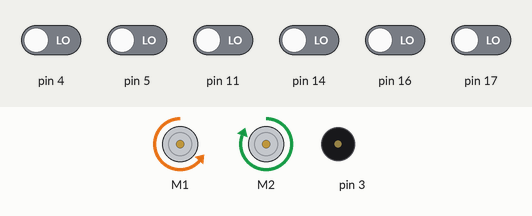
Simulated run of this sketch. Board: Arduino Uno, built with avr-gcc and run on an emulated ATmega328P. On the bench: 2 × DC motor (green arrow = forward, orange = backward, longer = faster), buzzer (waves = sounding). Inputs (shaded band) come from the test bench; at power-on: pin 4, pin 5, pin 11, pin 14, pin 16, pin 17 LOW.

Above: at 6.2 s.
6.3 s: pin 5 driven HIGH
At 7.2 s:
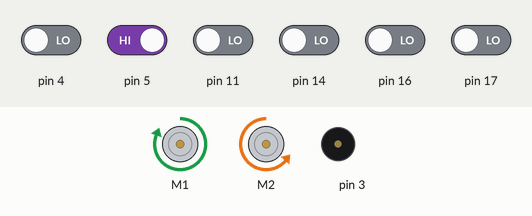
7.8 s: pin 11 driven HIGH
At 8.3 s:
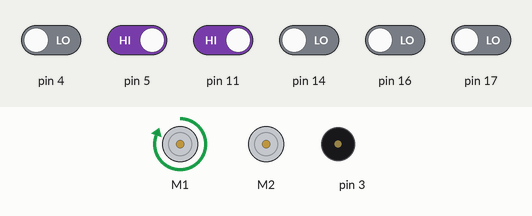
9.3 s: pin 14 driven HIGH
At 10.5 s:
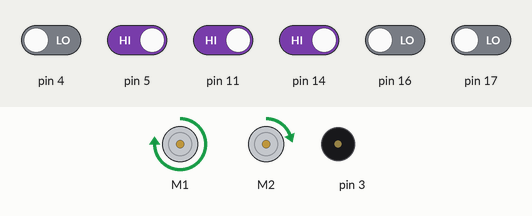
10.8 s: pin 16 driven HIGH
At 11.7 s:
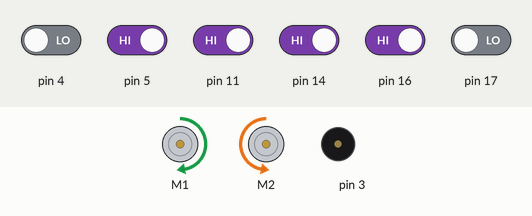
12.3 s: pin 4 driven HIGH
At 12.43 s:
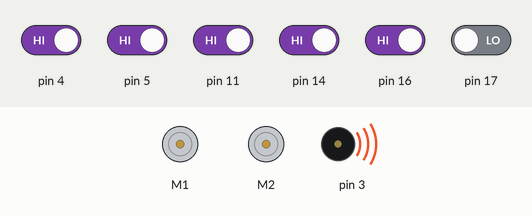
Timing chart, 0 to 16.3 s (numbered marks = the images above; inputs shaded):
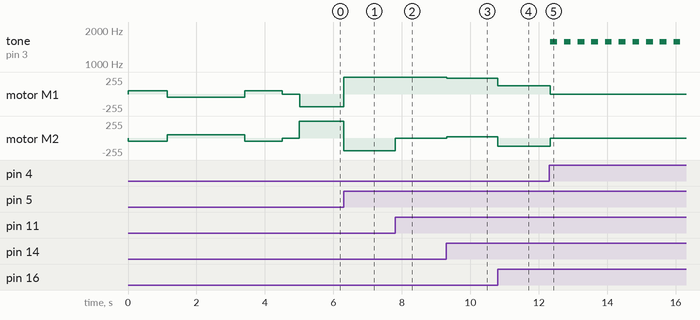

Measured:
- after the input at 6.3 s, motor M1: backward 191/255 → forward 255/255 at once; motor M2: forward 255/255 → backward 191/255 at once
- after the input at 7.8 s, motor M2: backward 191/255 → stopped at once
- after the input at 9.3 s, motor M1: forward 255/255 → forward 233/255 at once; motor M2: stopped → forward 21/255 at once
- after the input at 10.8 s, motor M1: forward 233/255 → forward 127/255 at once; motor M2: forward 21/255 → backward 127/255 at once
- after the input at 12.3 s, tone on pin 3: alternates 1567 Hz for 0.20 s and silent for 0.20 s, starting at once; motor M1: forward 127/255 → stopped at once; motor M2: backward 127/255 → stopped at once

The sketch:

milestone_4_code.ino
```cpp
#include <Wire.h>
#include <ZumoShield.h>

ZumoMotors motors;
ZumoReflectanceSensorArray linesensors(QTR_NO_EMITTER_PIN);
ZumoBuzzer buzzer;

void setup() {
  int i;
  int spin_direction = 1;
  motors.setSpeeds(80*spin_direction, -80*spin_direction);
  for(i = 0; i<100; i++){
    linesensors.calibrate();
    if(i%50 == 25){ // every 50 loops, starting on loop 25...
      spin_direction = -spin_direction;
      motors.setSpeeds(80*spin_direction, -80*spin_direction);
    }
    delay(20);
  }
  motors.setSpeeds(0,0);
  delay(500);
}

unsigned int sensor_vals[6];
int THRESHOLD = 700;
int BASE_SPEED = 200;
int line_position;
char path[50];
int turn_counter = 0;

void loop() {
  line_position = linesensors.readLine(sensor_vals);

  if(sensor_vals[0] > THRESHOLD && sensor_vals[5] > THRESHOLD){
    solved();
  }else if(sensor_vals[0] > THRESHOLD && sensor_vals[1] > THRESHOLD){
    path[turn_counter] = 'L';
    turn_counter++;
    turn_left();
  } else if(sensor_vals[4] > THRESHOLD && sensor_vals[5] > THRESHOLD){
    path[turn_counter] = 'R';
    turn_counter++;
    turn_right();
  } else {
    follow_line();
  }
}

void turn_left() {
  motors.setSpeeds(-200, 200);
  delay(115);
}

void turn_right() {
  motors.setSpeeds(200, -200);
  delay(115);
}

void solved(){
  motors.setSpeeds(0,0);
  for(int i=0; i<turn_counter+1; i++){
    if(path[i] == 'L'){
      buzzer.playNote(NOTE_G(5), 200, 15);
      delay(400);
    }
    if(path[i] == 'R'){
      buzzer.playNote(NOTE_G(6), 200, 15);
      delay(400);
    }
  }
  while(true){
    // do nothing!
  }
}


double PROPORTION_GAIN = 0.2;
double DERIVATIVE_GAIN = 3;
int last_error = 0;
void follow_line(){
  // follow line
  int error = line_position - 2500;
  int error_change = error - last_error;
  int left_speed = BASE_SPEED + PROPORTION_GAIN * error + DERIVATIVE_GAIN * error_change;
  int right_speed = BASE_SPEED + -PROPORTION_GAIN * error + -DERIVATIVE_GAIN * error_change;
  last_error = error;

  // set speed
  motors.setSpeeds(left_speed, right_speed);
}
```
